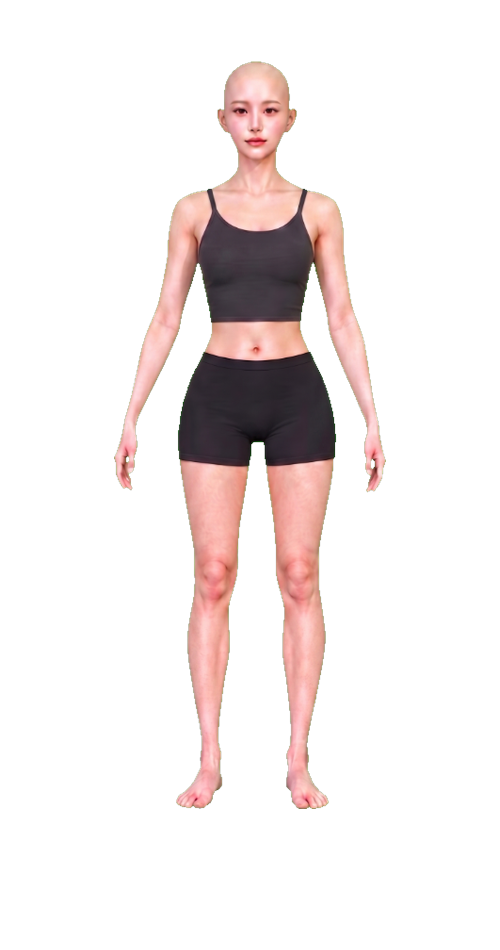
#> input picture rewards/wardrobe/female-layered-v1/generated-black-stage/base.png, 1000 x 1900 px (shown at 1/2 size); the run also reads 1 picture not shown here
$ python import_female_school_sheet.py ../rewards/wardrobe/female-layered-v1/generated-black-stage/base.png out.png
#> lines starting #> are read from the running program, lines starting #| are printed output that depends on the picture
#!/usr/bin/env python3
"""Import the three-column school-uniform sheet as female layered assets."""

from pathlib import Path
import argparse
import json

from PIL import Image


SETS = [
    ("sheet-campus-sailor", "Campus Sailor 水手校園", (20, 350)),
    ("sheet-academy-noir", "Academy Noir 黑色學院", (360, 730)),
    ("sheet-modern-academy", "Modern Academy 現代學院", (730, 1065)),
]
ROWS = {"hat": (0, 220), "top": (220, 650), "bot": (650, 1235), "shoe": (1235, 1448)}
CANVAS_BOXES = {
    "hat": (390, 25, 610, 260),
    "top": (250, 285, 750, 790),
    "bot": (250, 675, 750, 1420),
    "shoe": (420, 1480, 580, 1630),
}


def key_green(image: Image.Image) -> Image.Image:
    image = image.convert("RGBA")
    px = image.load()
    for y in range(image.height):
        for x in range(image.width):
            r, g, b, a = px[x, y]
            if g > 80 and g > r * 1.15 and g > b * 1.12:
                px[x, y] = (r, g, b, 0)
    return image


def trim(image: Image.Image) -> Image.Image:
    box = image.getbbox()
    return image.crop(box) if box else image


def clean(image: Image.Image, part: str) -> Image.Image:
    image = image.copy().convert("RGBA")
    px = image.load()
    for y in range(image.height):
        for x in range(image.width):
            r, g, b, a = px[x, y]
            nx = x / max(1, image.width)
            ny = y / max(1, image.height)
            cut = False
            # Neutral skin is deliberately removed by geometry so the white
            # sailor shirt remains intact.
            if part == "top":
                cut = ((nx < .16 or nx > .84) and ny > .50) or (.30 < nx < .70 and ny < .28)
            elif part == "bot":
                cut = ny > .84
            elif part == "shoe":
                cut = ny > .84 and (nx < .38 or nx > .62)
            if a and cut:
                px[x, y] = (r, g, b, 0)
            elif a and ((part != "top" and r > 70 and r > g * 1.08 and g > b * 1.04 and r - b > 18)
                        or (part == "top" and r > 100 and r > g * 1.10 and g > b * 1.05 and r - b > 24)):
                px[x, y] = (r, g, b, 0)
    return trim(image)


def place(canvas: Image.Image, image: Image.Image, box) -> None:
    x0, y0, x1, y1 = box
    canvas.alpha_composite(image.resize((x1 - x0, y1 - y0), Image.Resampling.LANCZOS), (x0, y0))


def main() -> None:
    parser = argparse.ArgumentParser()
    parser.add_argument("source", type=Path)
    parser.add_argument("output", type=Path)
    args = parser.parse_args()
    source = key_green(Image.open(args.source))
#> in key_green, image is the input picture: PIL image 1000x1900 RGBA; mean R, G, B, A 30, 22.6, 21.8, 42.9
    base = args.output / "sports-bra-cargo-shorts" / "base.png"
    if not base.exists():
        raise SystemExit(f"missing female base: {base}")
    for folder, title, (x0, x1) in SETS:
        root = args.output / folder
        root.mkdir(parents=True, exist_ok=True)
        Image.open(base).convert("RGBA").save(root / "base.png")
        layers = {}
        for part, (y0, y1) in ROWS.items():
            asset = clean(source.crop((x0, y0, x1, y1)), part)
            shop_name = {"hat": "shop-hat.png", "top": "shop-top.png", "bot": "shop-bottom.png", "shoe": "shop-shoe.png"}[part]
            asset.save(root / shop_name)
            layer = Image.new("RGBA", (1000, 1900), (0, 0, 0, 0))
            place(layer, asset, CANVAS_BOXES[part])
            layer.save(root / f"{part}.png")
            layers[part] = layer
#> this loop made 4 passes
#> pass 2, in clean (call 2), `image = image.copy().convert("RGBA")`:
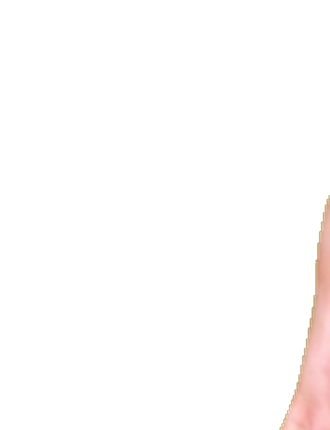
#> image: PIL image 330x430 RGBA; mean R, G, B, A 8.5, 6.7, 6.2, 9; transparent parts drawn white
#> pass 2, in main, `layer.save(root / f"{part}.png")`:
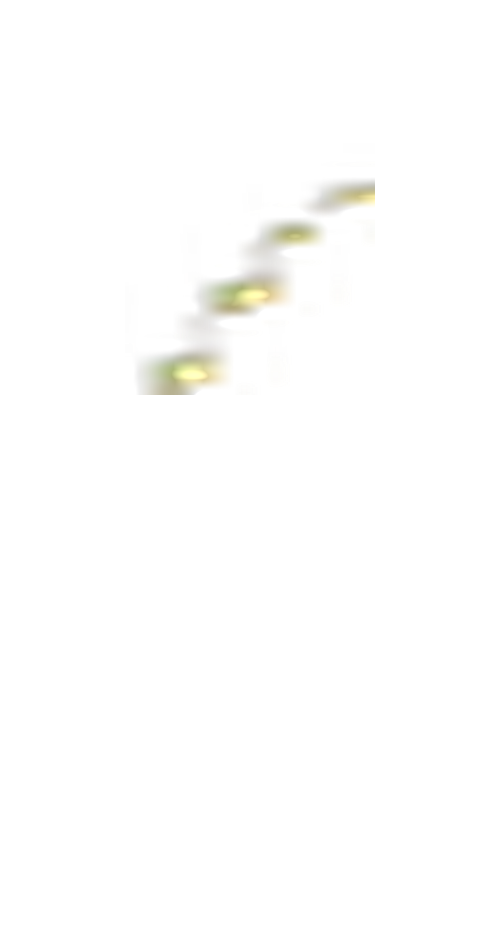
#> saved as top.png: PIL image 1000x1900 RGBA (shown at 1/2 size); mean R, G, B, A 6.8, 6.5, 4.4, 3; transparent parts drawn white
#> after the loop: asset: PIL image 330x213 RGBA; every value is 0
#> after the loop, layers = 4 items
        dressed = Image.new("RGBA", (1000, 1900), (0, 0, 0, 0))
        for part in ("bot", "top", "shoe", "hat"):
            dressed.alpha_composite(layers[part])
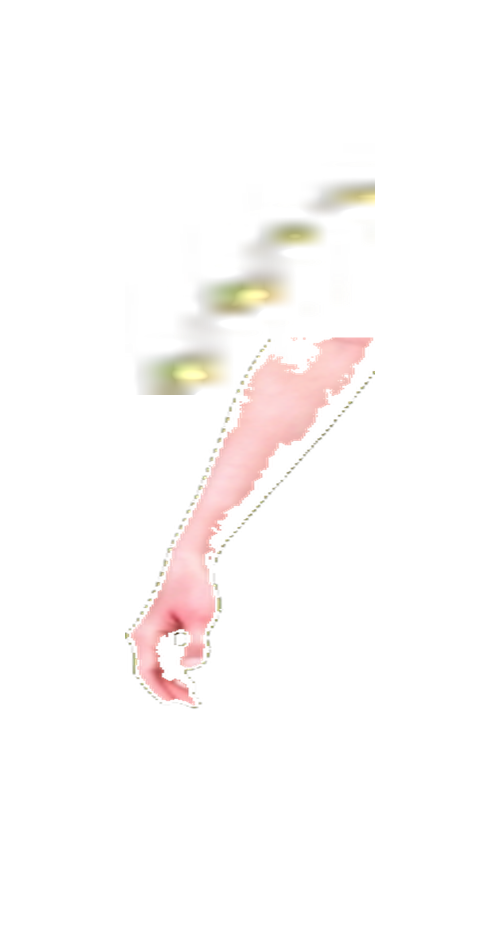
#> dressed: PIL image 1000x1900 RGBA (shown at 1/2 size); mean R, G, B, A 18.8, 16, 13.7, 14; transparent parts drawn white
        dressed.save(root / "set.png")
        (root / "manifest.json").write_text(json.dumps({
            "id": folder,
            "title": title,
            "audience": "girl",
            "canvas": {"width": 1000, "height": 1900},
            "base": "base.png",
            "parts": {part: {"canvas": f"{part}.png", "shop": {"hat": "shop-hat.png", "top": "shop-top.png", "bot": "shop-bottom.png", "shoe": "shop-shoe.png"}[part]} for part in ("hat", "top", "bot", "shoe")},
            "set": "set.png",
            "renderOrder": ["base", "bot", "top", "shoe", "hand", "hair", "hat"],
        }, ensure_ascii=False, indent=2) + "\n")
        print(root)


if __name__ == "__main__":
    main()
